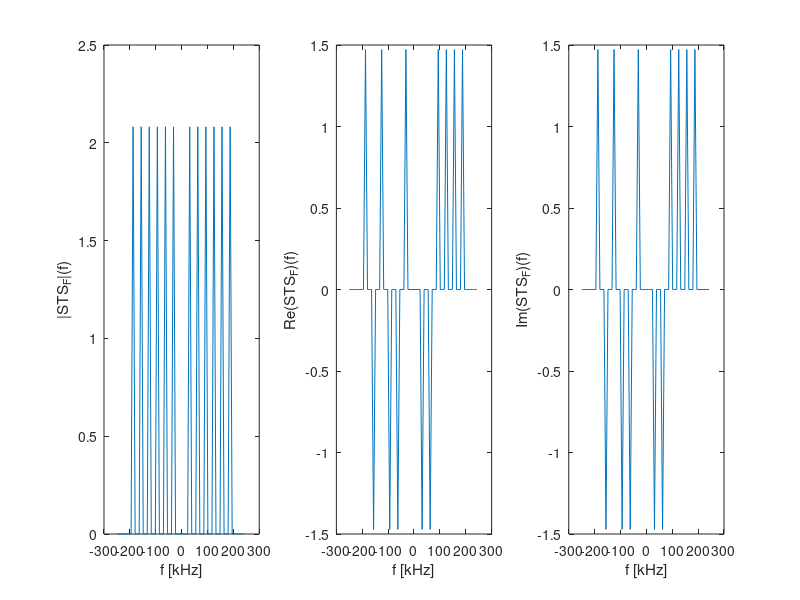
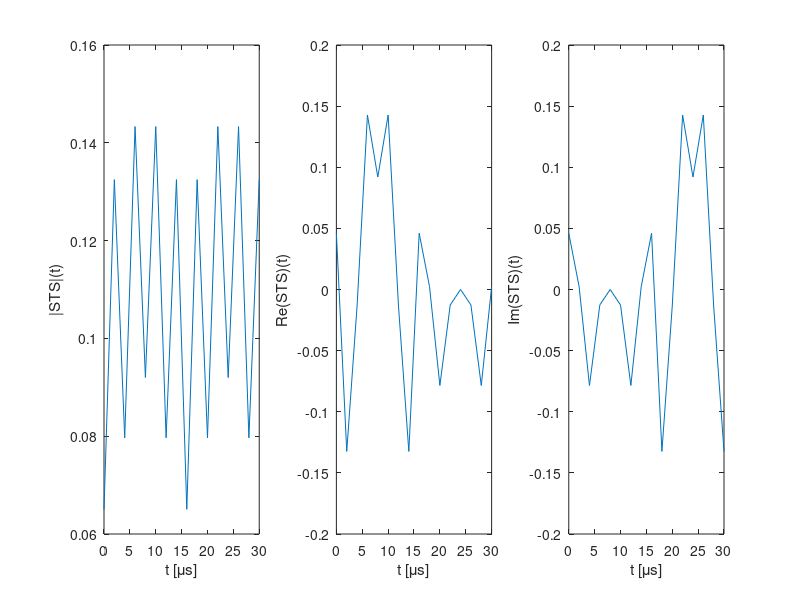
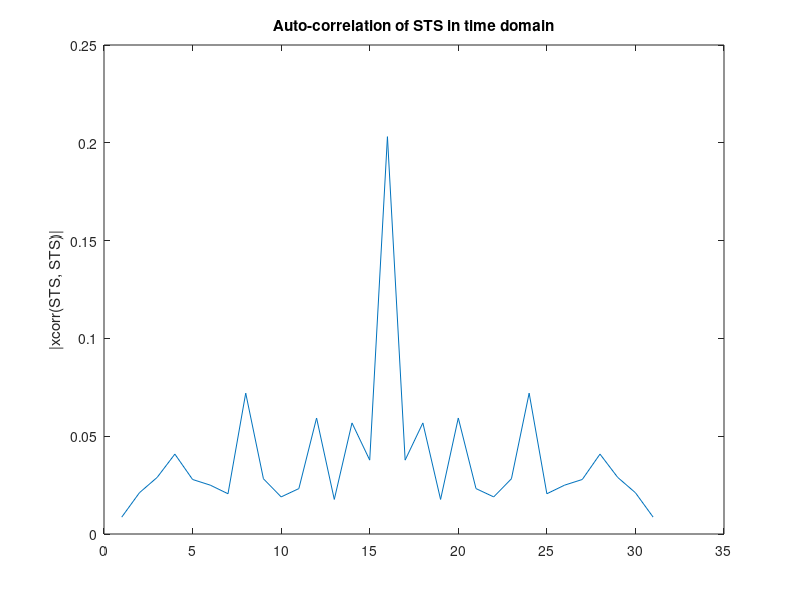
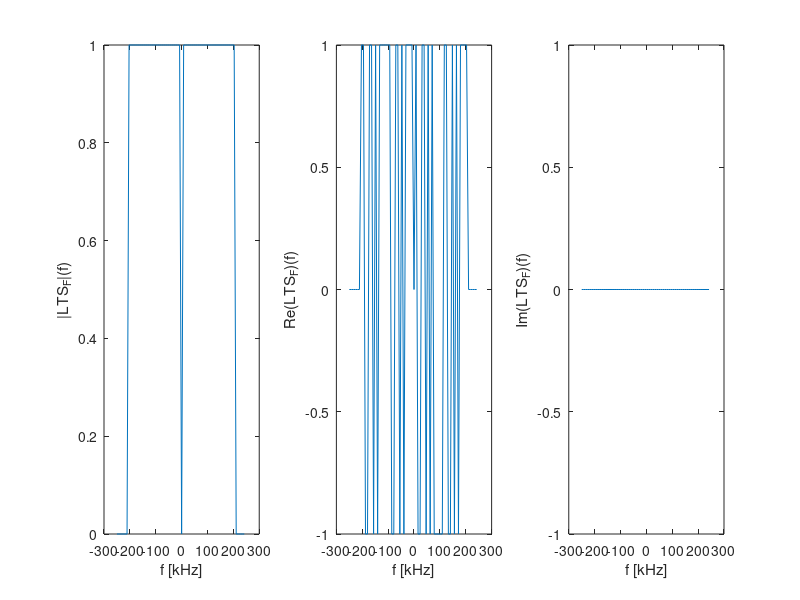

MATLAB code to generate these figures, in order:
clear all;
close all;
clc;


NFFT = 64;
Fs = 0.5e6;
Ts = 1/Fs;

%%%%%%%%%%%%%%%%%%%%%%%%%%%%%%%%%%%%%%%%%%%%%%%%%%%%%%%%%%%%%%%%%%%%%%%%%
% Short Training Sequence (STS)
%%%%%%%%%%%%%%%%%%%%%%%%%%%%%%%%%%%%%%%%%%%%%%%%%%%%%%%%%%%%%%%%%%%%%%%%%
load('stsFreq.mat');

fourStsTime = ifft(fftshift(stsFreq), NFFT);
stsTime = fourStsTime(1:16);

tenStsTime = repmat(stsTime, 10, 1);

% STS in FREQUENCY domain
f = linspace(-Fs/2, Fs/2-Fs/NFFT, NFFT)/1000; % kHz

figure;
subplot(1,3,1),plot(f, abs(stsFreq));
xlabel('f [kHz]');
ylabel('|STS_F|(f)');
subplot(1,3,2),plot(f, real(stsFreq));
xlabel('f [kHz]');
ylabel('Re(STS_F)(f)');
subplot(1,3,3),plot(f, imag(stsFreq));
xlabel('f [kHz]');
ylabel('Im(STS_F)(f)');

% STS in TIME domain
t = (0:length(stsTime)-1)*Ts*1e6;

figure;
subplot(1,3,1),plot(t, abs(stsTime));
xlabel('t [\mus]');
ylabel('|STS|(t)');
subplot(1,3,2),plot(t, real(stsTime));
xlabel('t [\mus]');
ylabel('Re(STS)(t)');
subplot(1,3,3),plot(t, imag(stsTime));
xlabel('t [\mus]');
ylabel('Im(STS)(t)');

% STS auto-correlation in time domain
figure;
plot(abs(xcorr(stsTime, stsTime)));
ylabel('|xcorr(STS, STS)|')
title('Auto-correlation of STS in time domain');

%%%%%%%%%%%%%%%%%%%%%%%%%%%%%%%%%%%%%%%%%%%%%%%%%%%%%%%%%%%%%%%%%%%%%%%%%
% Long Training Sequence (LTS)
%%%%%%%%%%%%%%%%%%%%%%%%%%%%%%%%%%%%%%%%%%%%%%%%%%%%%%%%%%%%%%%%%%%%%%%%%
load('ltsFreq.mat');

ltsTime = ifft(fftshift(ltsFreq), NFFT);

% LTS in FREQUENCY domain
f = linspace(-Fs/2, Fs/2-Fs/NFFT, NFFT)/1000; % kHz

figure;
subplot(1,3,1),plot(f, abs(ltsFreq));
xlabel('f [kHz]');
ylabel('|LTS_F|(f)');
subplot(1,3,2),plot(f, real(ltsFreq));
xlabel('f [kHz]');
ylabel('Re(LTS_F)(f)');
subplot(1,3,3),plot(f, imag(ltsFreq));
xlabel('f [kHz]');
ylabel('Im(LTS_F)(f)');

% LTS in TIME domain
t = (0:length(ltsTime)-1)*Ts*1e6;

figure;
subplot(1,3,1),plot(t, abs(ltsTime));
xlabel('t [\mus]');
ylabel('|LTS|(t)');
subplot(1,3,2),plot(t, real(ltsTime));
xlabel('t [\mus]');
ylabel('Re(LTS)(t)');
subplot(1,3,3),plot(t, imag(ltsTime));
xlabel('t [\mus]');
ylabel('Im(LTS)(t)');

% STS auto-correlation in time domain
figure;
plot(abs(xcorr(ltsTime, ltsTime)));
ylabel('|xcorr(LTS, LTS)|')
title('Auto-correlation of LTS in time domain');

%%%%%%%%%%%%%%%%%%%%%%%%%%%%%%%%%%%%%%%%%%%%%%%%%%%%%%%%%%%%%%%%%%%%%%%%%
% Full preamble
%%%%%%%%%%%%%%%%%%%%%%%%%%%%%%%%%%%%%%%%%%%%%%%%%%%%%%%%%%%%%%%%%%%%%%%%%

preambleTime = [tenStsTime; ltsTime(end-31:end); ltsTime; ltsTime];

t = (0:length(preambleTime)-1)*Ts*1e6;
figure;
subplot(1,3,1),plot(t, abs(preambleTime));
xlabel('t [\mus]');
ylabel('|Preamble|(t)');
subplot(1,3,2),plot(t, real(preambleTime));
xlabel('t [\mus]');
ylabel('Re(Preamble)(t)');
subplot(1,3,3),plot(t, imag(preambleTime));
xlabel('t [\mus]');
ylabel('Im(Preamble)(t)');


